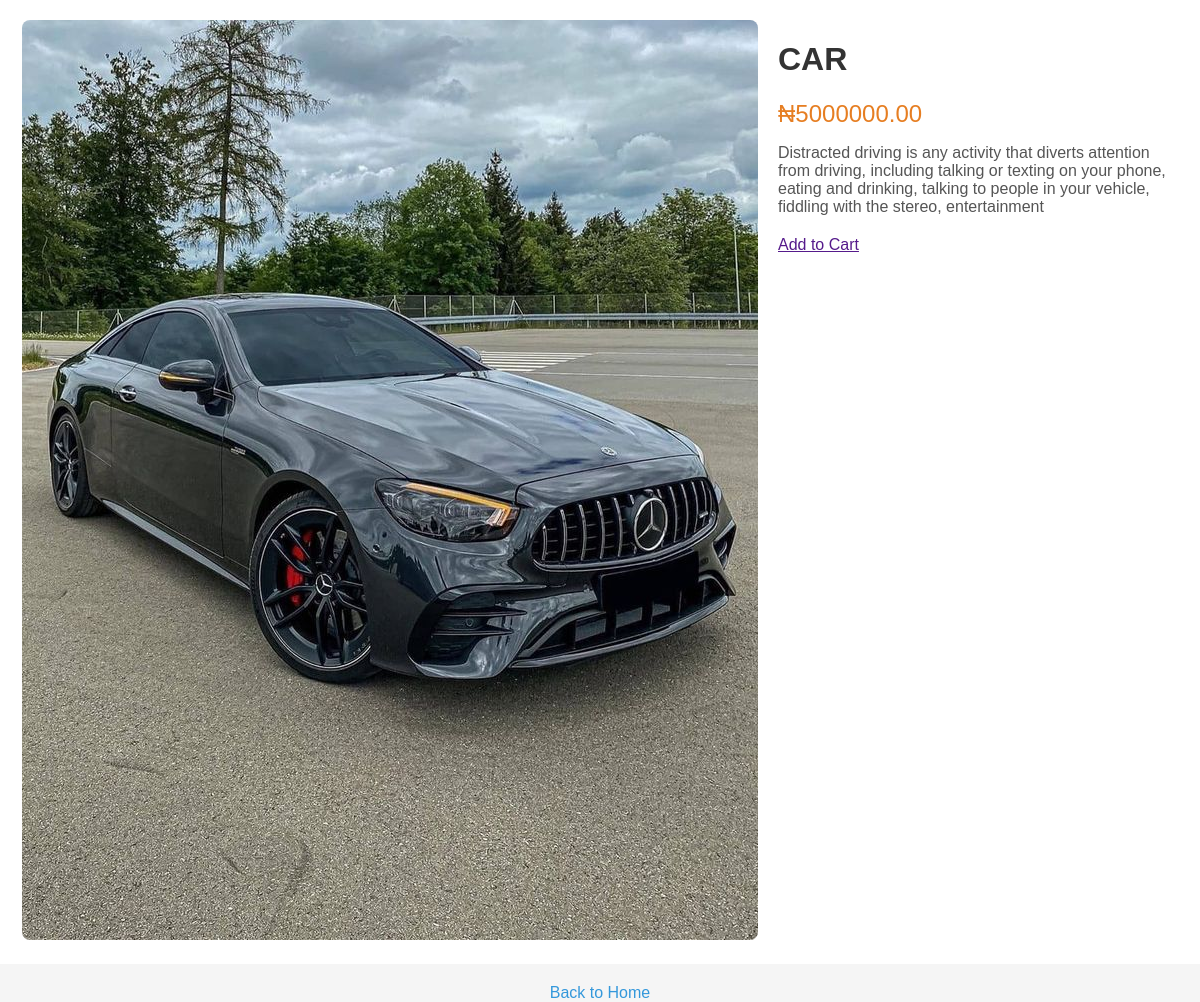
/product/1/, run on the app's committed database.
### myapp/models.py (models this page shows, shortened)
class Product(models.Model):
    name = models.CharField(max_length=100)
    price = models.DecimalField(max_digits=10, decimal_places=2)
    category = models.ForeignKey(Category, on_delete=models.SET_NULL, null=True, blank=True)
    image = models.ImageField(upload_to='products/')
    description = models.TextField(blank=True, null=True)
    is_active = models.BooleanField(default=True)
    slug = models.SlugField(unique=True, default="default-slug")

### myapp/views.py (the view)
# urls.py: path('product/<int:pk>/', views.product_detail, name='product_detail'),
def product_detail(request, pk):
    product = get_object_or_404(Product, pk=pk)
    return render(request, 'product_page.html', {'product': product})

### myapp/templates/product_page.html (shortened to what this page needs)
<!DOCTYPE html>
<html lang="en">
<head>
</head>
<body>
    <div class="product-detail-container">
        <div class="product-image">
            <img src="{{ product.image.url }}" alt="{{ product.name }}">
        </div>
        <div class="product-info">
            <h1>{{ product.name }}</h1>
            <p class="price"> ₦{{ product.price }}</p>
            <p class="description">{{ product.description }}</p>
<a href="">Add to Cart</a>
        </div>
    </div>
    <div class="back-link">
        <a href="{% url 'home' %}">Back to Home</a>
    </div>
</body>
</html>

### myapp/templates/product_page.html (style rules this page uses)
body { font-family: Arial, sans-serif; margin: 0; padding: 0; background-color: #f5f5f5; }
.product-detail-container { display: flex; justify-content: center; padding: 20px; background-color: #fff; }
.product-image img { max-width: 100%; height: auto; border-radius: 8px; }
.product-info { margin-left: 20px; max-width: 400px; }
.product-info h1 { font-size: 2em; color: #333; }
.price { font-size: 1.5em; color: #e67e22; margin: 10px 0; }
.description { color: #555; margin-bottom: 20px; }
.back-link { margin-top: 20px; text-align: center; }
.back-link a { color: #3498db; text-decoration: none; }

### data on the page
Product: image (picture), name "CAR", price "5000000.00", description "Distracted driving is any activity that diverts attention from driving, including talking or texting on your phone, eating and drinking, talking to people in your vehicle, fiddling with the stereo, entertainment"
